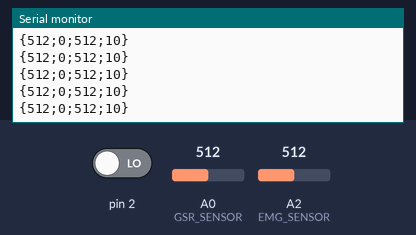
Recording of a sketch running on a simulated Arduino Uno, built with avr-gcc and run on an emulated ATmega328P. Parts: the last lines printed to the serial monitor. The inputs (shaded band) are chosen by the test bench; at power-on: A2 (EMG_SENSOR) = 512, pin 2 LOW, A0 (GSR_SENSOR) = 512.

Above: at 4.2 s.
4.3 s: A2 (EMG_SENSOR) set to 11
At 4.32 s:
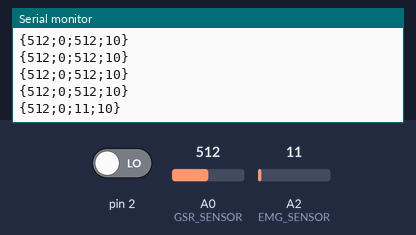
5.8 s: A2 (EMG_SENSOR) set to 8
At 5.87 s:
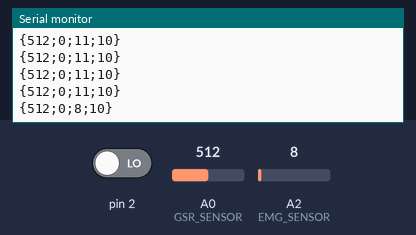
Timing chart, 0 to 8.8 s (numbered marks = the images above; inputs shaded):
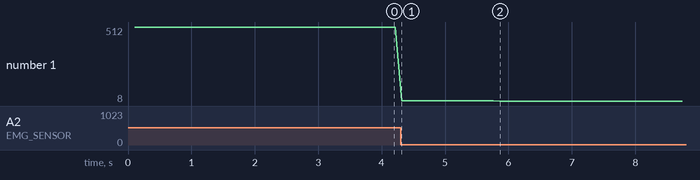

Measured:
- after the input at 4.3 s, the serial monitor: prints a new line at once (image 1)
- after the input at 5.8 s, the serial monitor: prints a new line after 0.06 s (image 2)
- plotted number 1: 512 → 11 after the input at 4.3 s, 11 → 8 after the input at 5.8 s

The sketch:

sketch.ino
```cpp
/**
 * GSR Sensor is connected to analog in A0
 */
const int GSR_SENSOR=A0;

/**
 * EMG Sensor is connected to analog in A2
 */
const int EMG_SENSOR=A2;

/**
 * The timestamp when the las heartbeat occurred.
 */
volatile unsigned long lastHearbeat = 0;

/**
 * The delta in milliseconds between the last heartbeats.
 */
volatile unsigned int hearbeatDelta = 0;

/**
 * Timeout counter as indicator, whether heartbeat data (interrupt) is available or not.
 */
volatile unsigned int heartbeatDataTimeout = 0;

/**
 * Counter for processing loops used to control timed tasks.
 */
unsigned int loopCounter = 0;

/**
 * The timestamp of the last serial transmission.
 */
unsigned long lastTransmission = 0;

/**
 * The Transmission interval in milliseconds.
 */
const unsigned int TRANSMISSION_INTERVAL = 100;

/**
 * Accumulated GSR values.
 * Accumulation will be used for grading.
 */
int gsrAccumulatedValues = 0;

/**
 * Accumulated EMG values.
 * Accumulation will be used for grading.
 */
int emgAccumulatedValues = 0;


// the setup routine runs once when you press reset:
void setup() {
  // initialize serial communication at 9600 bits per second:
  Serial.begin(115200);
  attachInterrupt(0, interrupt, RISING);// Heartbeat detection: set interrupt 0,digital port 2
}


// the loop routine runs over and over again forever:
void loop() {

  loopCounter++;

  handleGSR();
  handleHeartbeat();
  handleEMG();

   // Check if serial transmission shall be performed:
   unsigned long now = millis();
   if(now - lastTransmission >= TRANSMISSION_INTERVAL) {
       lastTransmission = now;

       int gsrValue = computeGSRValue();
       int emgValue = computeEMGValue();

       // Send data via serial port:
       sendMessage(gsrValue, hearbeatDelta, emgValue, loopCounter);
       loopCounter = 0;
   }

  delay(10);        // delay in between reads for stability
}


/**
 * Send a message via serial port containing the given values.
 *
 * Example: '{534;899;234;99}\r\n'
 *
 * @param gsrValue The current GSR (galvanic skin response) value
 * @param heartbeatDelta The delta in milliseconds between the last two heatbeats, or 0, if invalid
 * @param emgValue the graded EMG value
 */
void sendMessage(int gsrValue, int heartbeatDeltaValue, int emgValue, int loopCounter) {
  Serial.print('{');
  Serial.print(gsrValue);
  Serial.print(';');
  Serial.print(heartbeatDeltaValue);
  Serial.print(';');
  Serial.print(emgValue);
  Serial.print(';');
  Serial.print(loopCounter);
  Serial.println('}');
}


/**
 * Takes measurement of the current GSR value and accumulates it for further grading.
 */
void handleGSR() {
  // read the GSR
  gsrAccumulatedValues += analogRead(GSR_SENSOR);
}


/**
 * Takes measurement of the current EMG value and accumulates it for further grading.
 */
void handleEMG() {
  // read the EMG
  emgAccumulatedValues = analogRead(EMG_SENSOR);
}


/**
 * Checks for heartbeat events or timeouts.
 */
void handleHeartbeat() {
  // Check indicator, if heartbeat data is available:
  if(heartbeatDataTimeout > 3000) {
      hearbeatDelta = 0; // no heart beat data available => invalidate
  }

  heartbeatDataTimeout++; // increase timeout counter
}


/**
 * Computes the graded GSR value using the accumulated GSR values.
 * @return the average value since last transmission
 */
int computeGSRValue() {
  int result =  gsrAccumulatedValues / loopCounter;
  gsrAccumulatedValues = 0; // reset for next run
  return result;
}


/**
 * Computes the graded EMG value using the accumulated EMG values.
 * @return the average value since last transmission
 */
int computeEMGValue() {
  //int result =  emgAccumulatedValues / loopCounter;
  //emgAccumulatedValues = 0; // reset for next run
  //return result;

  return emgAccumulatedValues;
}


/**
 * The ISR for heartbeat detection.
 */
void interrupt() {
  unsigned long now = millis();

  // Reset timeout counter (indicates that heartbeat data is available):
  heartbeatDataTimeout = 0;

  hearbeatDelta = now - lastHearbeat;
  lastHearbeat = now;
}
```
